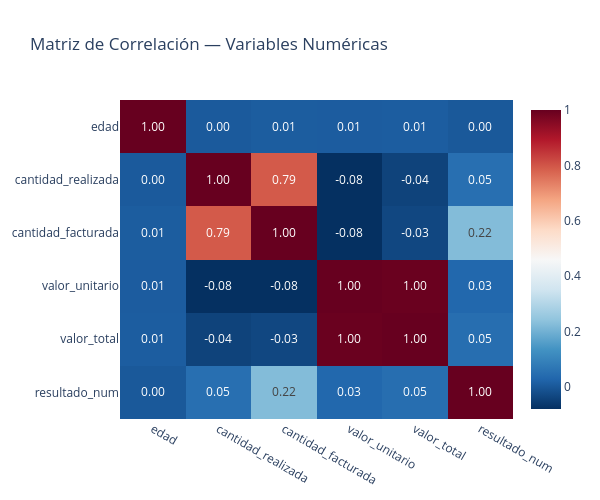

Notebook code for this chart:
### Markdown cell above
---
## 8. Correlaciones

### Code cell
# Construir dataset numérico combinado para correlación
merged = cruce_validacion.merge(atenciones[['id_atencion', 'id_paciente']], on='id_atencion', how='left')
merged = merged.merge(pacientes[['id_paciente', 'edad']], on='id_paciente', how='left')
merged = merged.merge(
    historia_clinica[['id_detalle', 'cantidad_realizada']],
    left_on='id_detalle_hc', right_on='id_detalle', how='left'
)
merged = merged.merge(
    prefactura[['id_prefactura', 'cantidad_facturada', 'valor_unitario', 'valor_total']],
    on='id_prefactura', how='left'
)

# Encode resultado
merged['resultado_num'] = (merged['resultado'] == 'INCONSISTENTE').astype(int)

num_cols = ['edad', 'cantidad_realizada', 'cantidad_facturada', 'valor_unitario', 'valor_total', 'resultado_num']
corr_df = merged[num_cols].corr()

fig = px.imshow(
    corr_df, text_auto='.2f', aspect='auto',
    color_continuous_scale='RdBu_r',
    title='Matriz de Correlación — Variables Numéricas'
)
fig.update_layout(height=500, width=600)
fig.show()

### Figure 1 — Plotly figure (JSON) as saved in the notebook; plotly's stock layout.template omitted (floating-point values rounded to 4 significant figures)
{"data": [{"coloraxis": "coloraxis", "hovertemplate": "x: %{x}<br>y: %{y}<br>color: %{z}<extra></extra>", "name": "0", "texttemplate": "%{z:.2f}", "type": "heatmap", "x": ["edad", "cantidad_realizada", "cantidad_facturada", "valor_unitario", "valor_total", "resultado_num"], "xaxis": "x", "y": ["edad", "cantidad_realizada", "cantidad_facturada", "valor_unitario", "valor_total", "resultado_num"], "yaxis": "y", "z": [[1.0, 0.003893, 0.009004, 0.008243, 0.0095, 0.002004], [0.003893, 1.0, 0.7934, -0.08027, -0.0434, 0.04993], [0.009004, 0.7934, 1.0, -0.08077, -0.03471, 0.2235], [0.008243, -0.08027, -0.08077, 1.0, 0.9958, 0.03136], [0.0095, -0.0434, -0.03471, 0.9958, 1.0, 0.04675], [0.002004, 0.04993, 0.2235, 0.03136, 0.04675, 1.0]]}], "layout": {"coloraxis": {"autocolorscale": false, "colorscale": [[0, "rgb(5,48,97)"], [0.1, "rgb(33,102,172)"], [0.2, "rgb(67,147,195)"], [0.3, "rgb(146,197,222)"], [0.4, "rgb(209,229,240)"], [0.5, "rgb(247,247,247)"], [0.6, "rgb(253,219,199)"], [0.7, "rgb(244,165,130)"], [0.8, "rgb(214,96,77)"], [0.9, "rgb(178,24,43)"], [1, "rgb(103,0,31)"]]}, "height": 500, "title": {"text": "Matriz de Correlación — Variables Numéricas"}, "width": 600, "xaxis": {"anchor": "y", "domain": [0, 1]}, "yaxis": {"anchor": "x", "autorange": "reversed", "domain": [0, 1]}}}
